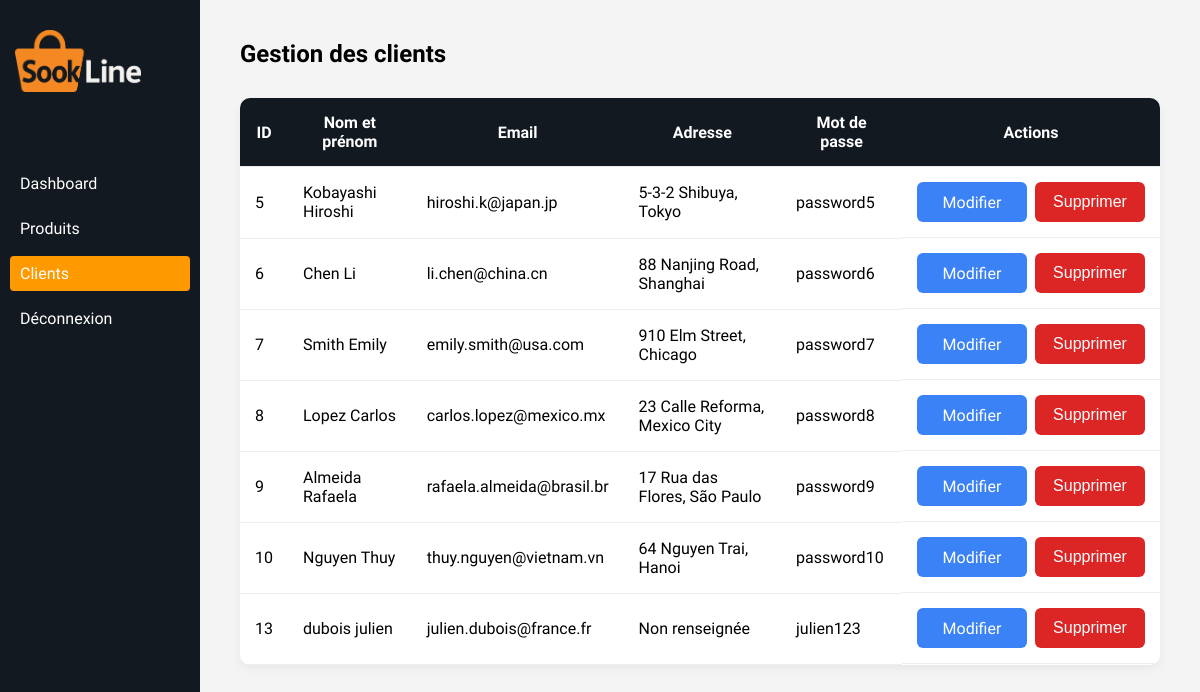
/view_clients.php, run on the app's committed database.
### tables this page shows
CREATE TABLE IF NOT EXISTS `clients` (
  `id` int NOT NULL AUTO_INCREMENT,
  `nom` varchar(100) NOT NULL,
  `prenom` varchar(100) NOT NULL,
  `email` varchar(255) NOT NULL,
  `adresse` text,
  `password` varchar(255) NOT NULL,
  PRIMARY KEY (`id`),
  UNIQUE KEY `email` (`email`)
);

### view_clients.php (the view, shortened to what this page needs)
<?php
require 'db.php';
$sql = "SELECT * FROM clients";
$result = $conn->query($sql);
?>
<!DOCTYPE html>
<html lang="fr">
<head>
    <link rel="stylesheet" href="styles.css" />
</head>
<body>
    <div class="admin-layout">
        <aside class="sidebar">
            <div class="logo">
                <img src="logo.png" alt="Logo Sookline" />
            </div>
            <nav>
                <a href="dashboard.php">Dashboard</a>
                <a href="produits.php">Produits</a>
                <a href="view_clients" class="active">Clients</a>
                <a href="logout.php">Déconnexion</a>
            </nav>
        </aside>
        <main class="main-content">
            <h2>Gestion des clients</h2>
            <?php if ($result && $result->num_rows > 0): ?>
            <table class="admin-table">
                <thead>
                    <tr>
                        <th>ID</th>
                        <th>Nom et prénom</th>
                        <th>Email</th>
                        <th>Adresse</th>
                        <th>Mot de passe</th>
                        <th>Actions</th>
                    </tr>
        <?php while ($row = $result->fetch_assoc()): ?>
        <tr>
            <td><?= htmlspecialchars($row['id']) ?></td>
            <td><?= htmlspecialchars($row['nom']." ".$row['prenom']) ?></td>
            <td><?= htmlspecialchars($row['email']) ?></td>
            <td><?= htmlspecialchars($row['adresse'] ?? 'Non renseignée') ?></td>
            <td><?= htmlspecialchars($row['password']) ?></td>
            <td class="action-buttons">
            <a class="btn-edit" href="edit_client.php?id=<?= $row['id'] ?>">Modifier</a>
    <form method="post" onsubmit="return confirm('Êtes-vous sûr de vouloir supprimer ce client ?');">
        <button type="submit" class="btn-delete">Supprimer</button>
    </form>
</td>
        </tr>
        <?php endwhile; ?>
    </table>
    <?php else: ?>
        <p style="text-align:center;">Aucun client trouvé.</p>
    <?php endif; ?>
</body>
</html>

### styles.css (style rules this page uses)
* { margin: 0; padding: 0; box-sizing: border-box; }
body { font-family: 'Segoe UI', system-ui, sans-serif; }
.admin-layout { display: flex; min-height: 100vh; }
.sidebar { width: 200px; background-color: #131921; color: white; padding: 20px 10px; }
.sidebar .logo img { width: 70%; margin: 10px 0px 60px 5px; }
.sidebar nav a { display: block; margin: 10px 0; color: white; text-decoration: none; padding: 8px 10px; border-radius: 4px; }
.sidebar nav a.active, .sidebar nav a:hover { background-color: #FF9900; color: white; }
.main-content { flex: 1; padding: 40px; background: #f4f4f4; }
.admin-table { width: 100%; border-collapse: collapse; margin-top: 30px; background: white; border-radius: 10px; overflow: hidden; box-shadow: 0 4px 10px rgba(0, 0, 0, 0.05); }
.admin-table th, .admin-table td { padding: 15px; border-bottom: 1px solid #eee; }
.admin-table th { background-color: #131921; color: white; }
.btn-edit { background-color: #3b82f6; color: white; }
.btn-delete { background-color: #dc2626; color: white; }
.btn-edit, .btn-delete { width: 110px; min-width: 110px; height: 40px; font-size: 16px; border-radius: 6px; text-align: center; padding: 0; border: none; box-sizing: border-box; display: inline-flex; align-items: center; justify-content: center; text-decoration: none; }
.action-buttons { display: flex; flex-direction: row; gap: 8px; justify-content: center; align-items: center; }
.action-buttons form { margin: 0; display: inline-block; }

### data on the page
clients: id "5", nom+prenom "Kobayashi Hiroshi", email "hiroshi.k@japan.jp", adresse "5-3-2 Shibuya, Tokyo", password "password5"
clients: id "6", nom+prenom "Chen Li", email "li.chen@china.cn", adresse "88 Nanjing Road, Shanghai", password "password6"
clients: id "7", nom+prenom "Smith Emily", email "emily.smith@usa.com", adresse "910 Elm Street, Chicago", password "password7"
clients: id "8", nom+prenom "Lopez Carlos", email "carlos.lopez@mexico.mx", adresse "23 Calle Reforma, Mexico City", password "password8"
clients: id "9", nom+prenom "Almeida Rafaela", email "rafaela.almeida@brasil.br", adresse "17 Rua das Flores, São Paulo", password "password9"
clients: id "10", nom+prenom "Nguyen Thuy", email "thuy.nguyen@vietnam.vn", adresse "64 Nguyen Trai, Hanoi", password "password10"
clients: id "13", nom+prenom "dubois julien", email "julien.dubois@france.fr", adresse "Non renseignée", password "julien123"
